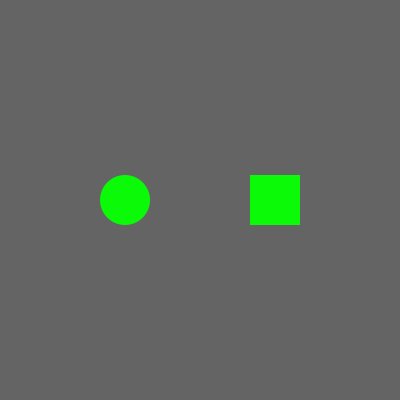
Frame 1 (no input)
Frame 60 (the mouse pressed at the canvas centre just before this capture): identical to frame 1, image omitted
Frame 120 (the mouse held since frame 60 and released just before this capture): identical to frame 1, image omitted

The Processing sketch that drew this single still picture (run headless with seeded random() and noise(); from frame 60 on, the mouse is pressed at the canvas centre):

// Processing sketch: processing_68988
// ── processing_68988.pde

//Anne Lagacé
//Boutons et boucles


//////////////////////////////////////////////////////////////////////////////////////////VARIABLES///
float x1;
float y1;
float w1;
float h1;
float state1;
 
float x2;
float y2;
float w2;
float h2;
int state2;
 
final int ON = 1 ;
final int OFF = 0 ;
 
float tranche;
float rads;
float ratio;
float v;
float v2;
float i;
 
int nombreDeRayons = 25;
int longueurDesRayons = 45;
 
//////////////////////////////////////////////////////////////////////////////////////////VOID SETUP///
void setup()
{
  size(400, 400);
 
  // HOLD BUTTON CARRE
  x1 = width/4+150;
  y1 = height/2-25;
  w1 = 50;
  h1 = 50;
  state1 = OFF;
 
  // TOGGLE BUTTON CERCLE
  ellipseMode (CORNER);
  x2 = width/4*2-100;
  y2 = height/2-25;
  w2 = 50;
  h2 = 50;
  state2 = OFF;
 
  smooth();
  noStroke();
}
 
 
 
 
//////////////////////////////////////////////////////////////////////////////////////////VOID DRAW///
void draw()
{
  background ( 100 );
 
  /////////////////////////////////////////////////// // HOLD BUTTON CARRE
  fill(50);
  stroke(0);
  strokeWeight(3);
 
  if ( state1 == ON )
  {
    fill(250, 18, 208);
    if (v < height)
    {
      v+=2;
    }
  }
  else
  {
    fill(10, 250, 8);
    if (v > 0)
    {
      v-=2;
    }
  }
 
  i = 0;                 // incrément (le meme que pour le cercle rads)
  while (i < v)
  {
    line (0, i, width, i);
    i = i+10;
  }
 
  noStroke();
  rect(x1, y1, w1, h1);
 
  //////////////////////////////////////////////  // TOGGLE BUTTON CERCLE
  fill(50);
 
  tranche = TWO_PI / nombreDeRayons;          //tranche est donc l'espace entre chache rayon en radians (incrément)
  rads = 0;                                   //rads c'est où on est rendu dans la progression des radians
  ratio = 0.75;                               //Ratio de la ligne que l'on voit, évidement c'est une fraction
 
  if ( state2 == ON )
  {
    fill(250, 18, 208);
    if (v2 < TWO_PI)
    {
      v2 += 0.08;
    }
  }
  else
  {
    fill(10, 250, 8);
    if ( v2 > 0 )
    {
      v2 -= 0.08 ;
    }
  }
  strokeWeight(5);                                      // largeur de la ligne
  stroke(#FFF700);                                      // couleur de la ligne
  while ( rads < v2 && rads < TWO_PI )
  {  
    // avant que la ligne ait fait le tour du cercle
    float  xa = x2 + 25 + cos(rads) * longueurDesRayons * ratio;     //
    float  ya = y2 + 25 + sin(rads) * longueurDesRayons * ratio;     //
    float  xb = x2 + 25 + cos(rads) * longueurDesRayons;             //
    float  yb = y2 + 25 + sin(rads) * longueurDesRayons;             //
 
    line( xa, ya, xb, yb );                                  //
    rads = rads + tranche;
  }
  noStroke();
  ellipse(x2, y2, w2, h2);
}
 
//////////////////////////////////////////////////////////////////////////////////////////VOID MOUSE PRESSED///
void mousePressed()
{
  // BOUTON CARRE 
  if ( mouseX>x1 && mouseX<x1+w1 && mouseY>y1 && mouseY<y1+h1 )
  {
    state1 = ON;
  }
 
  // BOUTON CERCLE
  float distance = dist ( mouseX, mouseY, x2+w2/2, y2+h2/2 );
  if ( distance < w2/2 )
  {
    if ( state2 == OFF )
    {
      state2 = ON;
    }
    else {
      state2 = OFF;
    }
  }
}
 
//////////////////////////////////////////////////////////////////////////////////////////VOID MOUSE RELEASED///
void mouseReleased()
{
  state1 = OFF;
}
